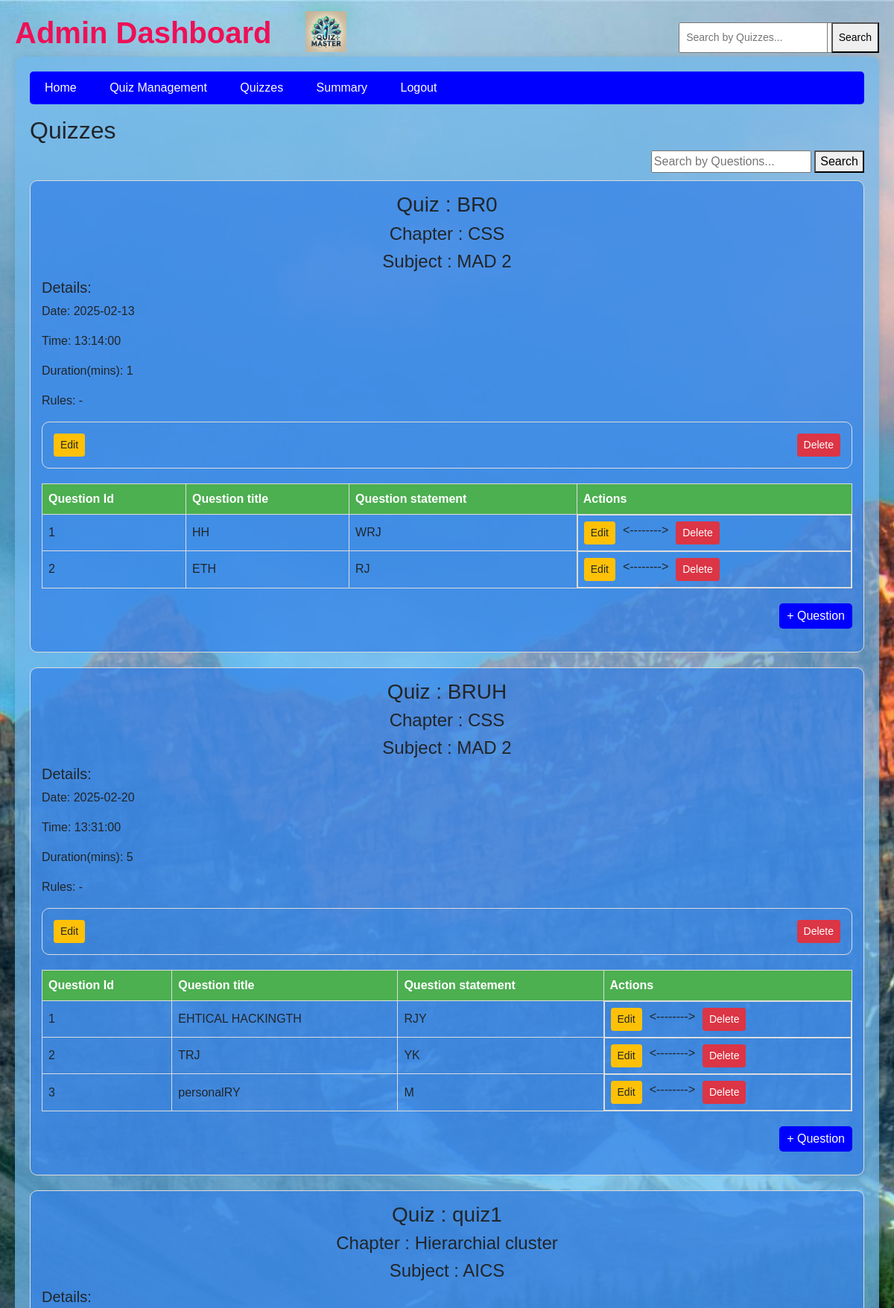
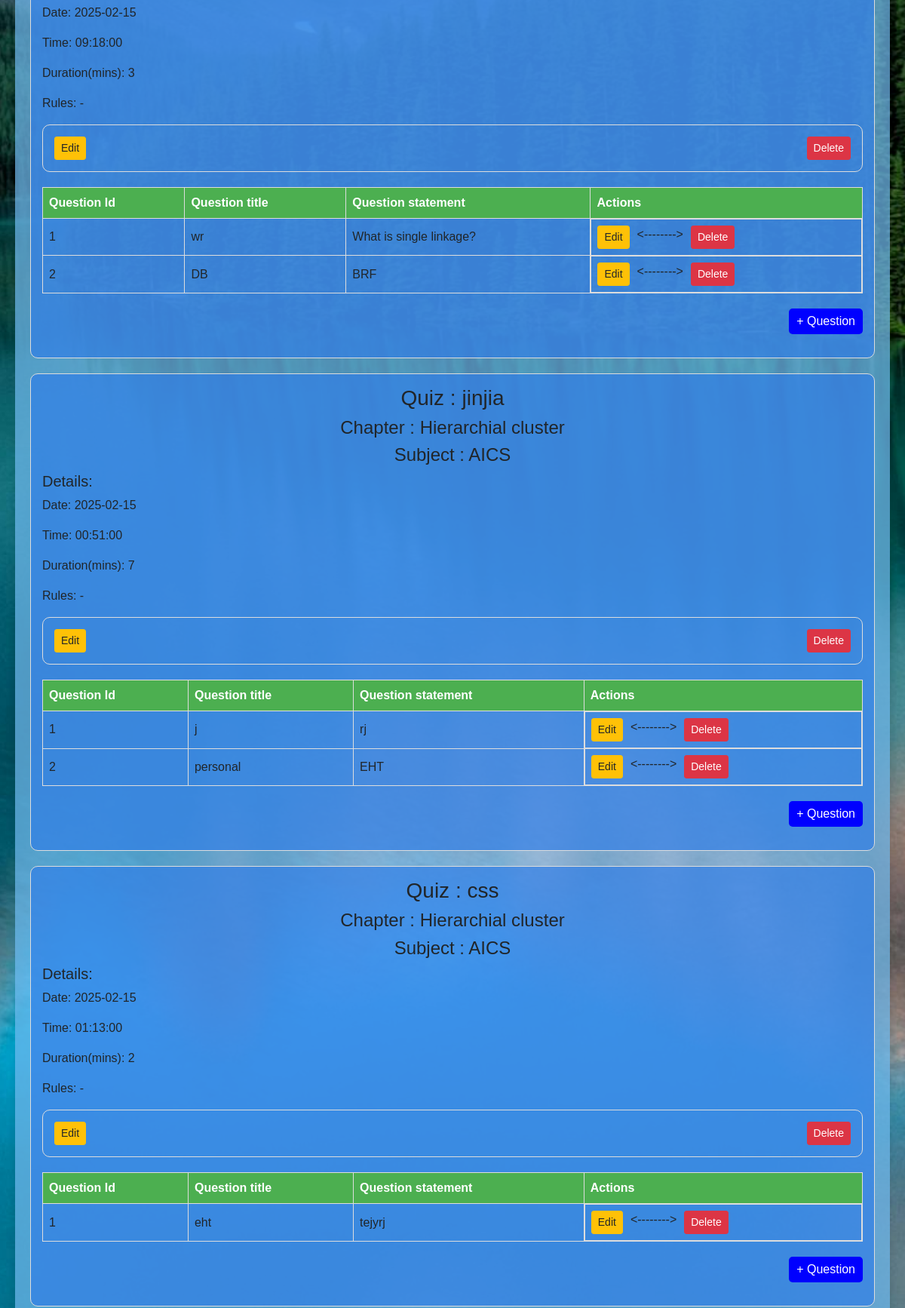
Screenshot of /admin/quizzes (upper part) with the database file from the repository (2 pictures, top to bottom).
### model/model.py (models this page shows)
class Quiz(db.Model):
    __tablename__ = "quizzes"
    id = db.Column(db.Integer, primary_key=True)
    title = db.Column(db.String(100), nullable=False)
    chapter_id = db.Column(db.Integer, db.ForeignKey("chapters.id"), nullable=False)
    date = db.Column(db.Date, nullable=False)
    time = db.Column(db.Time, nullable=False)
    duration = db.Column(db.Integer, nullable=False)
    rules = db.Column(db.String(500), nullable=True)
    chapter = db.relationship("Chapter", back_populates="quizzes")
    questions = db.relationship("Question", back_populates="quiz", cascade="all, delete-orphan")
    scores = db.relationship("Score", back_populates="quiz", cascade="all, delete-orphan")
    user_responses = db.relationship("UserResponse", cascade="all, delete-orphan")

class Chapter(db.Model):
    __tablename__ = "chapters"
    id = db.Column(db.Integer, primary_key=True)
    name = db.Column(db.String(100), nullable=False)
    description = db.Column(db.String(700), nullable=False)
    subject_id = db.Column(db.Integer, db.ForeignKey("subjects.id"), nullable=False)
    subject = db.relationship("Subject", back_populates="chapters")
    quizzes = db.relationship("Quiz", back_populates="chapter", cascade="all, delete-orphan")

class Subject(db.Model):
    __tablename__ = "subjects"
    id = db.Column(db.Integer, primary_key=True)
    name = db.Column(db.String(100), nullable=False)
    description = db.Column(db.String(700), nullable=True)
    chapters = db.relationship("Chapter", back_populates="subject", cascade="all, delete-orphan")

class Question(db.Model):
    __tablename__ = "questions"
    id = db.Column(db.Integer, primary_key=True) #Question_id
    title = db.Column(db.String(100), nullable=False)
    statement = db.Column(db.String(500), nullable=False)
    option_a = db.Column(db.String(100), nullable=False)
    option_b = db.Column(db.String(100), nullable=False)
    option_c = db.Column(db.String(100), nullable=False)
    option_d = db.Column(db.String(100), nullable=False)
    correct_option = db.Column(db.String(1), nullable=False)  # e.g., A ,B ,C D
    quiz_id = db.Column(db.Integer, db.ForeignKey("quizzes.id"), nullable=False,  primary_key=True) #COMPOSITE KEY
    quiz = db.relationship("Quiz", back_populates="questions")

### controllers/controllers.py (the view)
@controllers.route('/admin/quizzes', methods = ['get', 'post'])
def admin_quizzes():
    search_query = request.args.get('search_quiz', '').strip()  # Get search query from URL
    search_query_1 = request.args.get('search_ques', '').strip()  # Get search query from URL
    if search_query:
        quizzes = Quiz.query.filter(Quiz.title.ilike(f"%{search_query}%")).all()  # Case-insensitive search
    else:
        quizzes = Quiz.query.all()  # Fetch all quizzes
    print(search_query_1)
    if search_query_1:
        questions = Question.query.filter(Question.title.ilike(f"%{search_query_1}%")).all()  # Case-insensitive search
    else:
        questions = Question.query.all()  # Fetch all questions
    subjects = Subject.query.all()  # Fetch all subjects for the dashboard
    chapters = Chapter.query.all()  # Fetch all chapters
    print(questions)
    return render_template('admin_dashboard_quiz.html', subjects=subjects,  search_query=search_query, chapters=chapters, quizzes=quizzes, questions=questions , search_query_1=search_query_1)

### templates/admin_dashboard_quiz.html (shortened to what this page needs)
<!DOCTYPE html>
<html lang="en">
<head>
    <link href="https://stackpath.bootstrapcdn.com/bootstrap/4.5.2/css/bootstrap.min.css" rel="stylesheet">
</head>
<body>
    <h1 class ="welcome-text">Admin Dashboard</h1>
    <header class="logo">
        <img src="{{ url_for('static', filename='images/logo.png') }}" alt="Quiz Master Logo" width="55" >
    </header>
    <div class="dashboard-container">
        <div class="nav-bar">
            <div>
                <a href="{{ url_for('controllers.admin_dashboard') }}">Home</a>
                <a href="{{ url_for('controllers.admin_quiz_management') }}">Quiz Management</a>
                <a href="{{ url_for('controllers.admin_quizzes') }}">Quizzes</a>
                <a href="{{ url_for('controllers.admin_summary') }}">Summary</a>
                <a href="{{ url_for('controllers.logout') }}">Logout</a>
            </div>
            <div class="search-container">
            </div>
        </div>
    <div class="search-container">
        <form method="GET" action="{{ url_for('controllers.admin_quizzes') }}">
            <input type="text" name="search_quiz" value="{{ search_query }}" placeholder="Search by Quizzes...">
            <button type="submit">Search</button>
        </form>
    </div>
    <h2>Quizzes</h2>
    <div class="search-wrapper">
        <form method="GET" action="{{ url_for('controllers.admin_quizzes') }}">
            <input type="text" name="search_ques" value="{{ search_query_1 }}" placeholder="Search by Questions...">
            <button type="submit">Search</button>
        </form>
    </div>
    {% for quiz in quizzes %}
    <div class="subject-box">
        <h3 align = "center">Quiz : {{ quiz.title }}</h3>
        <h4 align = "center">Chapter : {{ quiz.chapter.name }}</h4>
        <h4 align = "center">Subject : {{ quiz.chapter.subject.name }}</h4>
        <h5>Details:</h5>
        <p>
            Date: {{ quiz.date }}
        </p>
        <p>
            Time: {{ quiz.time }}
        </p>
        <p>
            Duration(mins): {{ quiz.duration }}
        </p>
        <p>
            Rules: {{ quiz.rules }}
        </p>
        <div class = "quiz-btn" >
            <form align = 'right' action = "{{ url_for('controllers.edit_quiz',quiz_id = quiz.id, chapter_id = quiz.chapter.id)  }}" method ="get">
                <button class="btn btn-sm btn-warning">Edit</button>
            </form>
            <form align = 'right'  action = "{{ url_for('controllers.delete_quiz', quiz_id=quiz.id) }}" method = "POST">
                <button class="btn btn-sm btn-danger" onclick="return confirm('Are you sure you want to delete Quiz : {{quiz.title}}?');">Delete</button>
            </form>
        </div>
        <table class="chapter-table">
            <thead>
                <tr>
                    <th>Question Id</th>
                    <th>Question title</th>
                    <th>Question statement</th>
                    <th>Actions</th>
                </tr>
            </thead>
            <tbody>
                {% for q in quiz.questions %}
                        {% if q in questions %}
                        <tr>
                            <td>{{ q.id }}</td>
                            <td>{{ q.title }}</td>
                            <td>{{ q.statement }}</td>
                            <td class="btn-inline">
                                <form  action = "{{ url_for('controllers.edit_question', question_id=q.id, quiz_id = q.quiz_id)  }}" method ="get" >
                                    <button class="btn btn-sm btn-warning">Edit</button>
                                </form><-------->
                                <form   action = "{{ url_for('controllers.delete_question', question_id=q.id, quiz_id = q.quiz_id) }}" method = "POST">
                                    <button class="btn btn-sm btn-danger" onclick="return confirm('Are you sure you want to delete Question : {{q.title}}?');">Delete</button>
                                </form>
                            </td>
                        </tr>
                    {% endif %}
                {% endfor %}
            </tbody>
        </table>
        <form method="GET" action="{{ url_for('controllers.create_question', quiz_id = quiz.id, chapter_id= quiz.chapter.id) }}" style="display: inline;">
            <p align="right">
             <button type="submit" class="btn-add">+ Question</button>
            </p>
        </form>
    </div>
    {% endfor %}
</div>
</body>
</html>

### rows the page displays
Quiz: title "BR0", chapter.name "CSS", chapter.subject.name "MAD 2", date "2025-02-13", time "13:14:00", duration "1", rules "-"
Question: id "1", title "HH", statement "WRJ"
Question: id "2", title "ETH", statement "RJ"
Quiz: title "BRUH", chapter.name "CSS", chapter.subject.name "MAD 2", date "2025-02-20", time "13:31:00", duration "5", rules "-"
Question: id "1", title "EHTICAL HACKINGTH", statement "RJY"
Question: id "2", title "TRJ", statement "YK"
Question: id "3", title "personalRY", statement "M"
Quiz: title "quiz1", chapter.name "Hierarchial cluster", chapter.subject.name "AICS", date "2025-02-15", time "09:18:00", duration "3", rules "-"
Question: id "1", title "wr", statement "What is single linkage?"
Question: id "2", title "DB", statement "BRF"
Quiz: title "jinjia", chapter.name "Hierarchial cluster", chapter.subject.name "AICS", date "2025-02-15", time "00:51:00", duration "7", rules "-"
Question: id "1", title "j", statement "rj"
Question: id "2", title "personal", statement "EHT"
Quiz: title "css", chapter.name "Hierarchial cluster", chapter.subject.name "AICS", date "2025-02-15", time "01:13:00", duration "2", rules "-"
Question: id "1", title "eht", statement "tejyrj"
